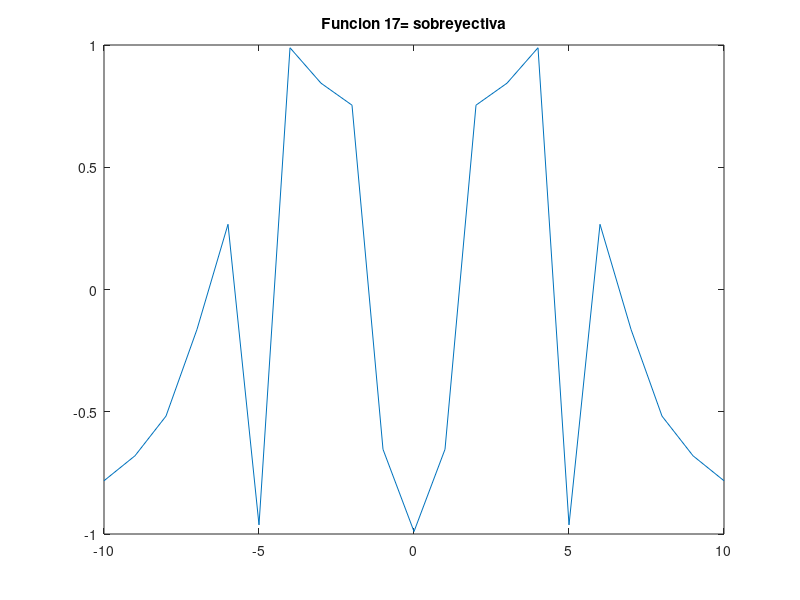

Recreate this plot in MATLAB.
% Script de Octave
% Titulo      :Funciones trascendentes
% Author      :Astrit Lariza Garcia Castillo
% Date        :20211123
% Version     :1
% Usage       :octave> cd /path/
% Notes       :Requiere aplicacion octave 


clear


x= -10:1:10;
 
fx= cos(x.^2+3);

plot(x, fx);


title(['Funcion 17= sobreyectiva']);
disp("Esta funcion es subrayectiva por que ningun elemento del codominio y sobra respecto al dominio");
disp("Esta funcion no es inyectiva porque al trazar una rectar hacia el eje x, esta corta mas de un punto la recta");
disp("Por lo tanto no puede ser biyectiva por que no cumple con ambas clasificaciones");